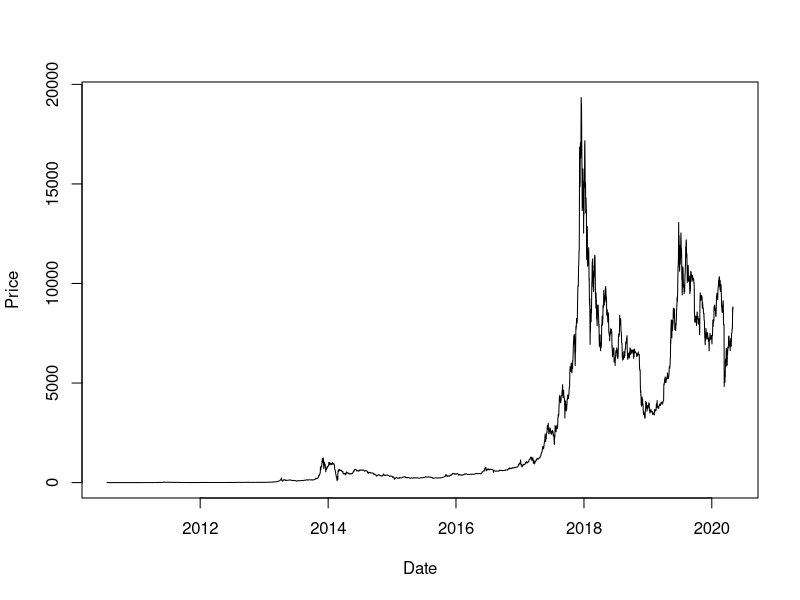
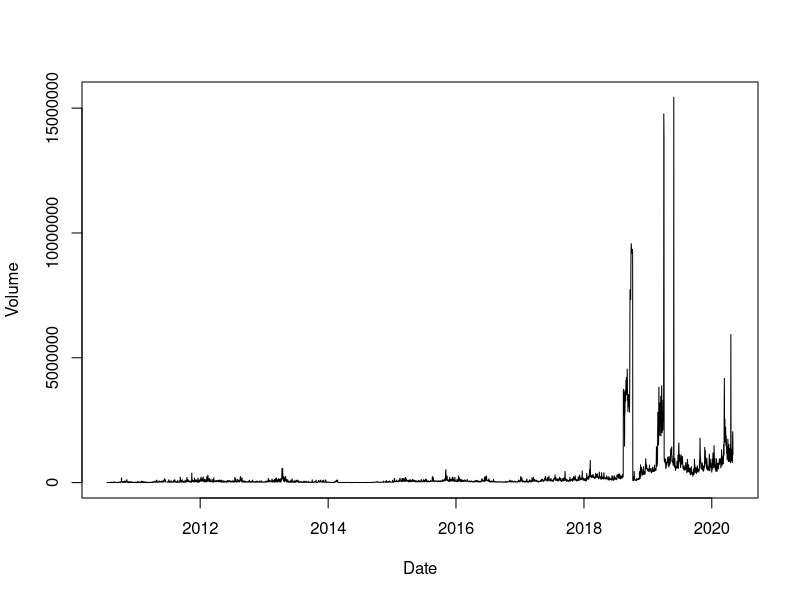
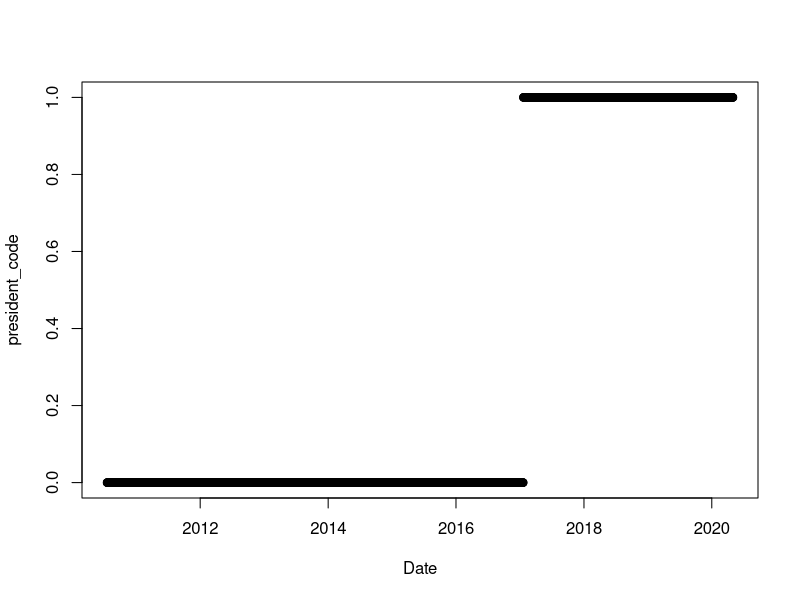
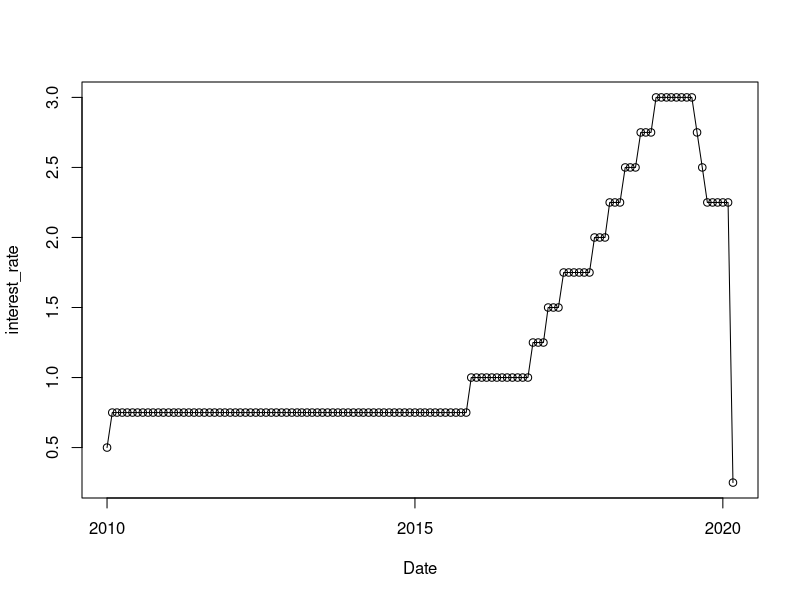

Generate these figures, in order, with R: (Note: this script raises an error after producing the figures.)
## ---- chunk 1
options(scipen = 1, digits = 4, width = 80)
library(knitr)
opts_chunk$set(cache = TRUE, autodep = TRUE)
knitr::opts_chunk$set(warning=FALSE, message=FALSE)
## ---- chunk 2
# install necessary packages
# install.packages("readxl")
# install.packages("sqldf")
# install.packages("corrplot")
## ---- chunk 3
library(readr)
library("readxl")
library(sqldf)
library(glue)
library("corrplot")
library(caret)
library(leaps)
library(MASS)
options(digits=6)
options(warn=-1)
## ---- chunk 4
# price of bitcoin
Bitcoin <- read_csv("Bitcoin Historical Data - Investing.com.csv")
Bitcoin$Date = as.Date(Bitcoin$Date, format="%b %d, %Y")
Bitcoin$month <- strftime(Bitcoin$Date, "%m")
Bitcoin$year <- strftime(Bitcoin$Date, "%Y")
plot(Price ~ Date, data=Bitcoin, type = "l")
## ---- chunk 5
plot(Volume ~ Date, data=Bitcoin, type = "l")
## ---- chunk 6
# Incumbent president 
President <- read_csv("President.csv")
President$Date = as.Date(President$Date, format="%b %d, %Y")
plot(president_code ~ Date, data=President)
## ---- chunk 7
# Interest rate
The_interest_rate_for_the_United_States<- read_csv("The interest rate for the United States, from 2010 - 2020.csv")
The_interest_rate_for_the_United_States$month <- strftime(The_interest_rate_for_the_United_States$Date, "%m")
The_interest_rate_for_the_United_States$year <- strftime(The_interest_rate_for_the_United_States$Date, "%Y")
plot(interest_rate ~ Date, data=The_interest_rate_for_the_United_States, type = "o")
## ---- chunk 8
# Exchange rates
US_dollar_yuan_exchange_rate <- read_csv("US dollar-yuan exchange rate.csv")
US_dollar_yuan_exchange_rate$Date = as.Date(US_dollar_yuan_exchange_rate$Date, format="%m/%d/%y")
plot(exchange_rate ~ Date, data = US_dollar_yuan_exchange_rate, type = 'l')

Euro_to_US_exchange_rate <- read_csv("euro-dollar-exchange-rate-historical-chart.csv")
Euro_to_US_exchange_rate$Date = as.Date(Euro_to_US_exchange_rate$Date, format="%m/%d/%y")
Euro_to_US_exchange_rate$exchange_rate = 1/Euro_to_US_exchange_rate$exchange_rate
plot(exchange_rate  ~ Date, data = Euro_to_US_exchange_rate, type = 'l')
## ---- chunk 9
# Gold price
Gold <- read_csv("Gold Futures Historical Data.csv")
Gold$Date = as.Date(Gold$Date, format="%b %d, %Y")
plot(Price ~ Date, data=Gold, type='l')
## ---- chunk 10
# Stock market indices
Dow_Jones_Industrial_Average <- read_csv("Dow Jones Industrial Average Historical Data.csv")
Dow_Jones_Industrial_Average$Date = as.Date(Dow_Jones_Industrial_Average$Date, format="%b %d, %Y")
plot(Price ~ Date, data=Dow_Jones_Industrial_Average, type = 'l')
## ---- chunk 11
NYSE_Composite_Index <- read_csv("NYSE Composite Historical Data.csv")
NYSE_Composite_Index$Date = as.Date(NYSE_Composite_Index$Date, format="%b %d, %Y")
plot(Price ~ Date, data=NYSE_Composite_Index, type = 'l')
## ---- chunk 12
# Oil prices
WTI_oil_price <- read_csv("Crude Oil WTI Futures Historical Data.csv")
WTI_oil_price$Date = as.Date(WTI_oil_price$Date, format="%b %d, %Y")
# colnames(WTI_oil_price)[2] <- "WTI_oil_price"
plot(Price ~ Date, data=WTI_oil_price, type = 'l')

Brent_Oil_price <- read_csv("Brent Oil Futures Historical Data.csv")
Brent_Oil_price$Date = as.Date(Brent_Oil_price$Date, format="%b %d, %Y")
# colnames(Brent_Oil_price)[2] <- "Brent_oil_price"
plot(Price ~ Date, data=Brent_Oil_price, type = 'l')
## ---- chunk 13
sql =  glue("
select Bitcoin.Date,
       Bitcoin.Price                as Bitcoin_price,
       Bitcoin.Volume               as Transaction_volume,
       exchange_China.exchange_rate as USD_Yuan_exchange_rate,
       exchange_Euro.exchange_rate  as USD_Euro_Exchange_Rate,
       DJIA.Price                   as DJIA_index,
       NYSE.Price                   as NYSE_index,
       Brent_Oil_price.Price        as brent_oil_price,
       WTI_oil_price.Price          as WTI_oil_price,
       Gold.Price                   as Gold_price,
       President.president_code,
       interest.interest_rate,
       Bitcoin.month,
       Bitcoin.year
from Bitcoin
         left outer join US_dollar_yuan_exchange_rate as exchange_China
                         on exchange_China.Date = Bitcoin.Date - 15
         left outer join Euro_to_US_exchange_rate as exchange_Euro
                         on exchange_Euro.Date = Bitcoin.Date - 15
         left outer join Dow_Jones_Industrial_Average as DJIA
                         on DJIA.Date = Bitcoin.Date - 15
         left outer join NYSE_Composite_Index as NYSE
                         on NYSE.Date = Bitcoin.Date - 15
         left outer join Brent_Oil_price
                         on Brent_Oil_price.Date = Bitcoin.Date - 15
         left outer join WTI_oil_price
                         on WTI_oil_price.Date = Bitcoin.Date - 15
         left outer join President
                         on President.Date = Bitcoin.Date - 15
         left outer join Gold
                         on Gold.Date = Bitcoin.Date - 15
         left outer join The_interest_rate_for_the_United_States as interest
                         on interest.month = Bitcoin.month
                             and interest.year = Bitcoin.year
where Bitcoin.Date between {c (1.0, as.Date('2014-06-01'))[2]} and {c (1.0, as.Date('2020-04-30'))[2]}
order by Bitcoin.Date asc")
combined_daily = sqldf(sql)
combined_daily$Date_posix = c(1, as.Date(combined_daily$Date))[-c(1)]
combined_daily$president_code = as.factor(combined_daily$president_code)
combined_weekdays = na.omit(combined_daily)
monthly_volume_df = sqldf("
select month, year, sum(combined_daily.Transaction_volume) as Transaction_volume
       from combined_daily
       group by combined_daily.month, combined_daily.year")

combined_monthly = sqldf("
select Date,
       Bitcoin_price,
       monthly_volume_df.Transaction_volume,
       USD_Yuan_exchange_rate,
       USD_Euro_Exchange_Rate,
       DJIA_index,
       NYSE_index,
       brent_oil_price,
       WTI_oil_price,
       Gold_price,
       president_code,
       interest_rate,
       Date_posix,
       combined_weekdays.year
from combined_weekdays
join monthly_volume_df
on monthly_volume_df.month = combined_weekdays.month
and monthly_volume_df.year = combined_weekdays.year
where combined_weekdays.Date in
      (select max(combined_weekdays.Date)
       from combined_weekdays
       group by combined_weekdays.month, combined_weekdays.year)
")

combined_weekdays = combined_weekdays[!(names(combined_weekdays) %in% c("month"))]
# combined_monthly
# plot(combined_monthly$Date, combined_monthly$Bitcoin_price, type = "l", col = "blue")
## ---- chunk 14
data = combined_weekdays
trn_idx = sample(nrow(data), nrow(data) / 2)
monthly_train = combined_monthly[trn_idx, ]
monthly_test = combined_monthly[-trn_idx, ]
weekday_train = combined_weekdays[trn_idx, ]
weekday_test = combined_weekdays[-trn_idx, ]
train_data = weekday_train
## ---- chunk 15
model_names = c()
model_params_num = c()
model_rss = c()
model_adjr2 = c()
model_rmse = c()
test_rmse = c()

store_result = function(model, model_name, log = FALSE){
  model = model
  rmses = calc_rmse(model, data, trn_idx, log)
  model_names <<- c(model_names, model_name)
  model_params_num <<- c(model_params_num, length(coefficients(model)))
  model_rss <<- c(model_rss, deviance(model))
  model_adjr2 <<- c(model_adjr2, summary(model)$adj.r)
  model_rmse <<- c(model_rmse, rmses[1])
  test_rmse <<- c(test_rmse, rmses[2])
}

calc_rmse = function(model, data, trn_idx, log = FALSE) {
  data_train = data[trn_idx, ]
  data_test = data[-trn_idx, ]
  pred = predict(model, data_train)
  if(log){
    pred = exp(pred)
  }

  actual = data_train$Bitcoin_price
  train_rmse = sqrt(sum((pred - actual)^2) / (nrow(data) / 2) )

  pred = predict(model, data_train)
  if(log){
    pred = exp(pred)
  }
  actual = data_train$Bitcoin_price
  test_rmse = sqrt(sum((pred - actual)^2) / ((nrow(data) / 2)  - length(coefficients(model))))
  c(train_rmse, test_rmse)
}

plots_model = function(model){
  par(mfrow = c(1, 2))
  plot(fitted(model), resid(model), col = "grey", pch = 20,
  xlab = "Fitted", ylab = "Residuals", main = "Fitted vs Residuals")
  abline(h = 0, col = "darkorange", lwd = 2)
  qqnorm(resid(model), col = "darkgrey")
  qqline(resid(model), col = "dodgerblue", lwd = 2)
}

plot_prediction = function(model, data, trn_idx, log=FALSE) {
  par(mfrow = c(1, 1))
  data_test = data[-trn_idx, ]
  pred = predict(model, data)
  if(log){
    pred = exp(pred)
  }

  plot(data$Date, data$Bitcoin_price, type = "l", col = "blue")
  points(data$Date, pred, type = "l", col = "green")
  title(main = deparse(substitute(model)))
  legend("topleft", 
         legend=c("Actually", "Predicted"), 
         col=c("blue", "green"), lty=1:1, cex=0.8, 
         text.font=4, bg='antiquewhite')
}
## ---- chunk 16
pairs(data[!(names(data) %in% c("Date", "month","year"))], col = "dodgerblue")
## ---- chunk 17
model = lm(Bitcoin_price ~ . ,data=combined_monthly)
boxcox(model,
       lambda = seq(-0.5, 0.5, by = 0.005),
       plotit = TRUE)
## ---- chunk 18
# find correlation between all of these predictors
log_transform = combined_monthly
log_transform$Transaction_volume = log(log_transform$Transaction_volume)
M <- cor(x=log_transform[!(names(log_transform) %in% c("Date", "month","year", "president_code"))], use = "everything", method="pearson") # get correlations
# M
library('corrplot') #package corrplot
corrplot(M, method = "circle")
## ---- chunk 19
full_mlr_model = lm(Bitcoin_price ~ ., train_data[!(names(data) %in% c("Date", "month"))])
plots_model(full_mlr_model)
store_result(full_mlr_model, "full_mlr_model")
## ---- chunk 20
exhaustive_search = summary(regsubsets(Bitcoin_price ~ Transaction_volume + USD_Yuan_exchange_rate + USD_Euro_Exchange_Rate + DJIA_index + NYSE_index + brent_oil_price + WTI_oil_price + Gold_price + president_code + interest_rate + Date_posix + I(Transaction_volume^2) + I(Date_posix ^ 2) + I(USD_Yuan_exchange_rate ^ 2) + I(USD_Euro_Exchange_Rate ^ 2) + I(DJIA_index ^ 2)  + I(NYSE_index ^ 2) + I(brent_oil_price ^ 2) + I(WTI_oil_price ^ 2) + I(Gold_price ^ 2) + I(interest_rate ^ 2), data = data[!(names(data) %in% c("Date", "month"))], nvmax=8))
# exhaustive_search$which
p = length(coef(exhaustive_search))
n = length(resid(exhaustive_search))
## ---- chunk 21
exhaustive_search$rss
exhaustive_search$adjr2
(best_r2_ind = which.max(exhaustive_search$adjr2))
exhaustive_search$which[best_r2_ind, ]
## ---- chunk 22
exhaustive_search_model = lm(Bitcoin_price ~ Transaction_volume + DJIA_index + NYSE_index + Date_posix + I(Date_posix^2) + I(USD_Yuan_exchange_rate^2) + I(USD_Euro_Exchange_Rate^2) + I(DJIA_index^2) + I(NYSE_index^2),  data = train_data)
plots_model(exhaustive_search_model)
store_result(exhaustive_search_model, "exhaustive_search_model")
## ---- chunk 23
log_model = lm(log(Bitcoin_price) ~ . ,  data = train_data, log = TRUE)
store_result(log_model, "log_model")

log_full_interaction_model = lm(log(Bitcoin_price) ~ (. ^ 2) ,  data = train_data, log = TRUE)
plots_model(log_full_interaction_model)
store_result(log_full_interaction_model, "log_full_interaction_model")
## ---- chunk 24
plot_prediction(log_full_interaction_model, data, trn_idx, log = TRUE)
## ---- chunk 25
n = length(resid(log_full_interaction_model))
log_full_int_mod_back_bic = step(log_full_interaction_model, direction = "backward", k = log(n), trace = 0)
log_full_int_mod_back_aic = step(log_full_interaction_model, direction = "backward", step=0)
## ---- chunk 26
log_interaction_only_year = lm(log(Bitcoin_price) ~ (. * year) ,  data = train_data)
n = length(resid(log_interaction_only_year))

log_groupby_year_back_bic = step(log_interaction_only_year, direction = "backward", k = log(n), trace = 0)
store_result(log_groupby_year_back_bic, "log_groupby_year_back_bic", log = TRUE)
log_groupby_year_back_aic = step(log_interaction_only_year, direction = "backward", step=0)
store_result(log_groupby_year_back_aic, "log_groupby_year_back_aic", log = TRUE)
## ---- chunk 27
cooksdistance = cooks.distance(log_groupby_year_back_bic)
log_groupby_year_back_bic_fix = lm(log_groupby_year_back_bic,
                   data = data,
                   subset = cooksdistance < 4 / length(cooksdistance))
plot_prediction(log_groupby_year_back_bic_fix, data, trn_idx, log = TRUE)
store_result(log_groupby_year_back_bic_fix, "log_groupby_year_back_bic_fix", log = TRUE)
## ---- chunk 28
cooksdistance = cooks.distance(log_groupby_year_back_aic)
log_groupby_year_back_aic_fix = lm(log_groupby_year_back_aic,
                   data = data,
                   subset = cooksdistance < 4 / length(cooksdistance))
plot_prediction(log_groupby_year_back_aic_fix, data, trn_idx, log = TRUE)
store_result(log_groupby_year_back_aic_fix, "log_groupby_year_back_aic_fix", log = TRUE)
## ---- chunk 29
cooksdistance = cooks.distance(log_full_int_mod_back_bic)
log_int_mod_back_bic_fix = lm(log_full_int_mod_back_bic,
                   data = data,
                   subset = cooksdistance < 4 / length(cooksdistance))
plots_model(log_int_mod_back_bic_fix)
plot_prediction(log_int_mod_back_bic_fix, data, trn_idx, log = TRUE)
store_result(log_int_mod_back_bic_fix, "log_int_mod_back_bic_fix", log = TRUE)
## ---- chunk 30

cooksdistance = cooks.distance(log_full_int_mod_back_aic)
log_int_mod_back_aic_fix = lm(log_full_int_mod_back_aic,
                   data = data,
                   subset = cooksdistance < 4 / length(cooksdistance))
plots_model(log_int_mod_back_aic_fix)
plot_prediction(log_int_mod_back_aic_fix, data, trn_idx, log = TRUE)
store_result(log_int_mod_back_aic_fix, "log_int_mod_back_aic_fix", log = TRUE)
## ---- chunk 31
model_list <- data.frame("model names"=model_names, "num of parameters" = model_params_num, "model_adjr2" = model_adjr2, "model_rmse"=model_rmse, "test_rmse"=test_rmse)

knitr::kable(model_list, digits = getOption("digits"), row.names = NA,
  col.names = colnames(model_list), align = "c", caption = NULL, label = NULL,
  format.args = list(), escape = TRUE)
